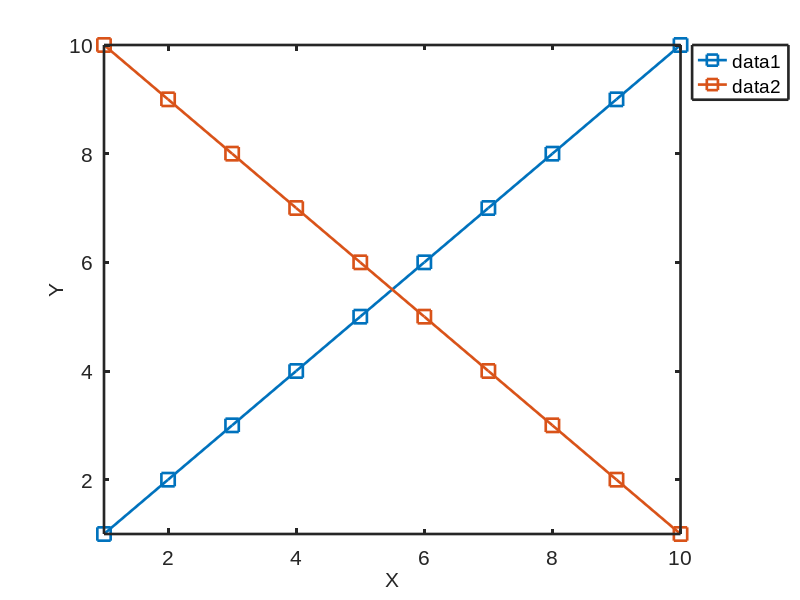

Here is the MATLAB script that generated this plot: (Note: this script raises an error after producing the figure.)
clear;
close all;
clc;

prevFontName = get(0,'defaultAxesFontName');
set(0,'defaultAxesFontName','Arial');
resolutionScaling = 96/get(0,'ScreenPixelsPerInch');
fontSize = 16*resolutionScaling;
lineWidth = 2*resolutionScaling;
markerSize = 10*resolutionScaling;

figure
hold on
set(gca,'Layer','top')
p = plot(1:10,[1:10;10:-1:1],'s-','LineWidth',lineWidth,'MarkerSize',markerSize);
l = legend(p,{'data1','data2'},'Location','NorthEastOutside','Orientation','Vertical','Fontsize',fontSize,'Box','on','LineWidth',lineWidth);
% l = legend(p,{'data1','data2'},'Location','SouthWestOutside','Orientation','Vertical','Fontsize',fontSize,'Box','on','LineWidth',lineWidth);
xlim([1,10])
ylim([1,10])
% set(gca,'fontSize',fontSize,'lineWidth',lineWidth,'Box','off')
set(gca,'fontSize',fontSize,'lineWidth',lineWidth,'Box','on')
xlabel('X','fontSize',fontSize)
ylabel('Y','fontSize',fontSize)

% plot2svg('legend.svg','','','',0) % no clipping
plot2svg('legend.svg','','','',1) % box off/on dependent clipping [default]
% plot2svg('legend.svg','','','',2) % strict axes dependent clipping
% plot2svg('legend.svg','','','',3) % axes + data dependent clipping

saveas(gca,'legend_saveas.svg')

set(0,'defaultAxesFontName',prevFontName);
